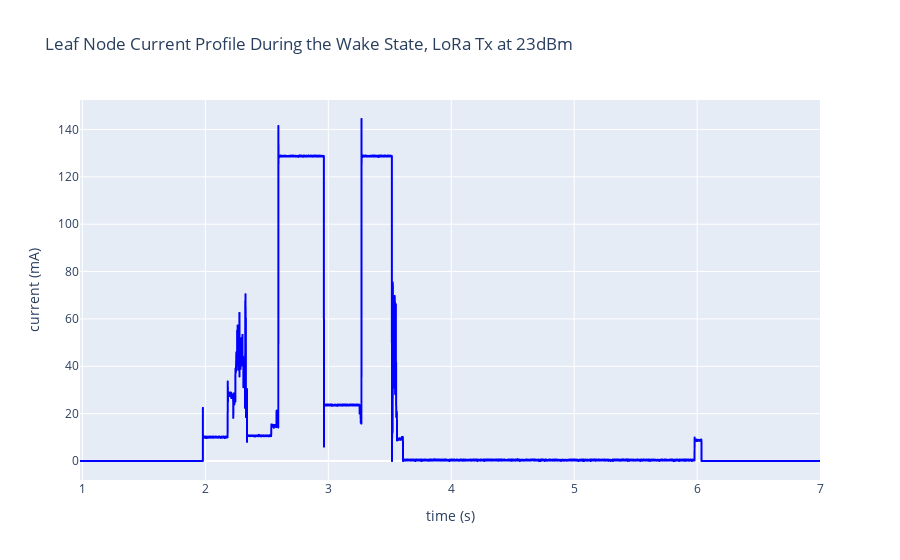

Source (notebook cell):
### Markdown cell above
Now plot the filtered data. See https://plotly.com/python/line-and-scatter/ for information about plotly express.

### Code cell
# Use plotly express. Sample the time information (the first column of 'data') and the filtered 
# current values so only every 100th sample is plotted.

# The color does not have to be specified, but I wondered how to do it...
# and for the plot that follows, I wanted the filtered data to be the same 
# color there as well. jhrg

fig1 = px.line(x=data[::100, 0],
               y=filtered_mA[::100],
               line_shape='linear',
               color_discrete_sequence=['blue'],
               title="Leaf Node Current Profile During the Wake State, LoRa Tx at 23dBm")

fig1.update_xaxes(title_text="time (s)")
fig1.update_yaxes(title_text="current (mA)")

fig1.show()

# Uncomment this line to save the plot, hacking the name as needed.
# fig1.write_image("Current_measurement/figures/fig1.png")

### Figure 1 — Plotly figure (JSON) as saved in the notebook; plotly's stock layout.template omitted (floating-point values rounded to 4 significant figures; data arrays with more than 128 entries replaced by an {"elided": "..."} marker saying what was removed)
{"data": [{"hovertemplate": "x=%{x}<br>y=%{y}<extra></extra>", "legendgroup": "", "line": {"color": "blue", "dash": "solid", "shape": "linear"}, "mode": "lines", "name": "", "showlegend": false, "type": "scattergl", "x": {"elided": "12040 float values"}, "xaxis": "x", "y": {"elided": "12040 float values"}, "yaxis": "y"}], "layout": {"legend": {"tracegroupgap": 0}, "title": {"text": "Leaf Node Current Profile During the Wake State, LoRa Tx at 23dBm"}, "xaxis": {"anchor": "y", "domain": [0, 1], "title": {"text": "time (s)"}}, "yaxis": {"anchor": "x", "domain": [0, 1], "title": {"text": "current (mA)"}}}}
